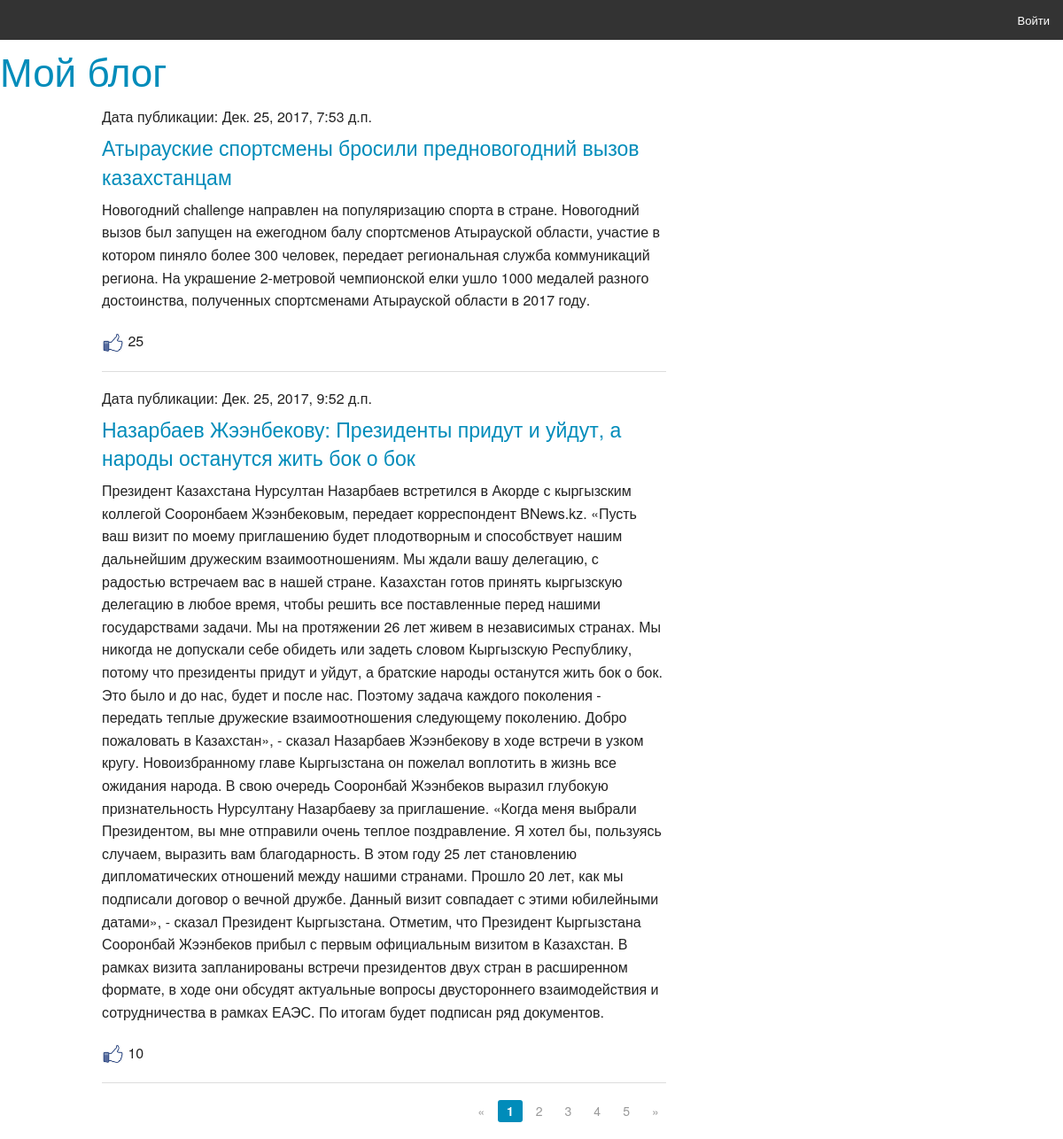
The page /basicview/articles/all/ on the database as committed earlier.
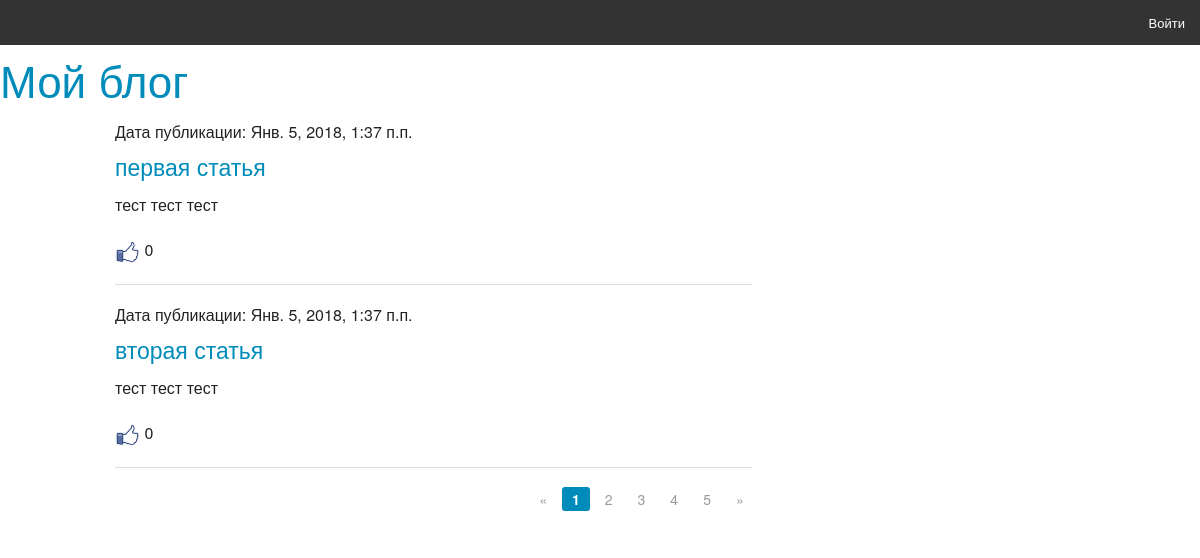
The same page on the database as committed later.
### article/models.py (models this page shows)
class Article(models.Model):
    class Meta():
        db_table = "article"
    article_title = models.CharField(max_length = 200)
    article_text = models.TextField()
    article_date = models.DateTimeField()
    article_likes = models.IntegerField(default=0)

### article/views.py (the view)
# urls.py: path('articles/all/', views.articles),
def articles(request, page_number=1):
    all_articles = Article.objects.all()
    current_page = Paginator(all_articles, 2)
    return render_to_response('articles.html', {'articles': current_page.page(page_number), 'username': auth.get_user(request).username})

### article/templates/articles.html
{% extends 'main.html' %}
{% load staticfiles %}
{% block article %}
    <div class="large-8 columns">
{% for article in articles %}
    <h6>Дата публикации: {{ article.article_date }}</h6>
    <h4><a href="/articles/get/{{ article.id }}/"> {{ article.article_title }}</a></h4>
    <p>{{ article.article_text }}</p>
    <p><a href="/articles/addlike/{{ article.id }}/"> <img src="{% static "images.png" %}" width="25px" height="25px"></a> {{ article.article_likes }}</p>
    <hr>
{% endfor %}
    </div>
    <div class="row">
        <div class="large-3 large-offset-5 columns">
            <ul class="pagination">
                {% if articles.has_previous %}
                    <li class="arrow"><a href="/page/{{ articles.previous_page_number }}/">&laquo;</a></li>
                {% else %}
                    <li class="arrow unavailable"><a href="">&laquo;</a></li>
                {% endif %}
                {% for page in articles.paginator.page_range %}
                    {% if page == articles.number %}
                        <li class="current"><a href="/page/{{ page }}/">{{ page }}</a></li>
                    {% else %}
                        <li><a href="/page/{{ page }}/">{{ page }}</a></li>
                    {% endif %}
                {% endfor %}
                {% if articles.has_next %}
                    <li class="arrow"><a href="/page/{{ articles.next_page_number }}/">&raquo;</a></li>
                {% else %}
                    <li class="arrow unavailable"><a href="">&raquo;</a></li>
                {% endif %}
            </ul>
        </div>
    </div>
{% endblock %}

### templates/main.html (shortened to what this page needs)
{% load staticfiles %}
<!DOCTYPE html>
<html lang="en">
<head>
    <link rel="stylesheet" type="text/css" href="{% static "css/foundation.css" %}">
</head>
<body>
<div class="top-bar">
    <section class="top-bar-section">
        <ul class="right">
            {% if username %}
                <li><a href="/auth/logout/">Выйти ({{ username }})</a> </li>
            {% else %}
                <li><a href="/auth/login/">Войти</a></li>
            {% endif %}
        </ul>
    </section>
</div>
<h1><a href="/">Мой блог</a></h1>
<div class="row">
{% block article %}{% endblock %}
</div>
</body>
</html>

Rows that differ between the two databases and show on the page:
removed Article: article_date "Дек. 25, 2017, 7:53 д.п.", article_title "Атырауские спортсмены бросили предновогодний вызов казахстанцам", article_text "Новогодний challenge направлен на популяризацию спорта в стране. Новогодний вызов был запущен на ежегодном балу спортсменов Атырауской области, участие в котором пиняло более 300 человек, передает региональная служба коммуникаций региона. На украшение 2-метровой чемпионской елки ушло 1000 медалей разного достоинства, полученных спортсменами Атырауской области в 2017 году.", article_likes "25"
removed Article: article_date "Дек. 25, 2017, 9:52 д.п.", article_title "Назарбаев Жээнбекову: Президенты придут и уйдут, а народы останутся жить бок о бок", article_text "Президент Казахстана Нурсултан Назарбаев встретился в Акорде с кыргызским коллегой Сооронбаем Жээнбековым, передает корреспондент BNews.kz. «Пусть ваш визит по моему приглашению будет плодотворным и способствует нашим дальнейшим дружеским взаимоотношениям. Мы ждали вашу делегацию, с радостью встречаем вас в нашей стране. Казахстан готов принять кыргызскую делегацию в любое время, чтобы решить все поставленные перед нашими государствами задачи. Мы на протяжении 26 лет живем в независимых странах. Мы никогда не допускали себе обидеть или задеть словом Кыргызскую Республику, потому что президенты придут и уйдут, а братские народы останутся жить бок о бок. Это было и до нас, будет и после нас.…", article_likes "10"
added Article: article_date "Янв. 5, 2018, 1:37 п.п.", article_title "первая статья", article_text "тест тест тест", article_likes "0"
added Article: article_date "Янв. 5, 2018, 1:37 п.п.", article_title "вторая статья", article_text "тест тест тест", article_likes "0"
